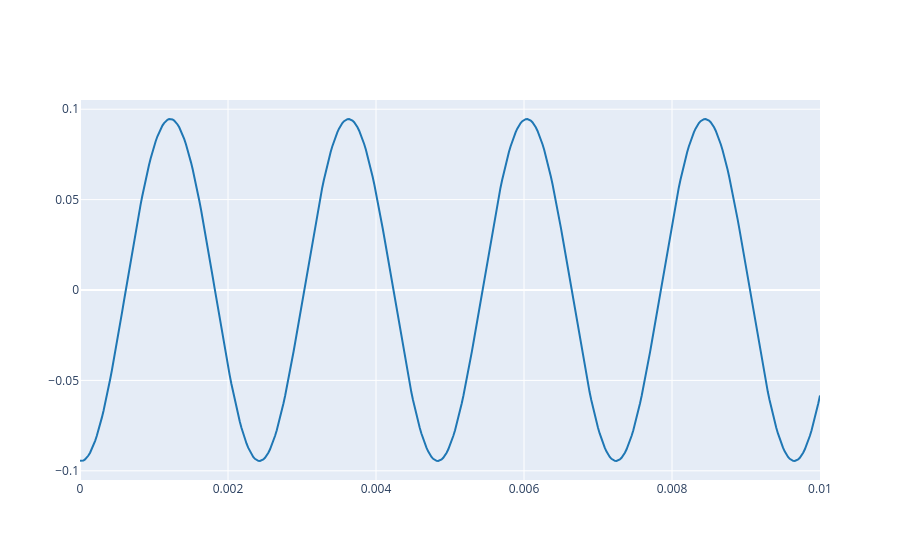

This figure's notebook cell:
### Markdown cell above
2.1. Define a complex exponential with the same parameters that those from Lab 1 (Ex 3.1) and plot the real part.

### Code cell
# Write the code here
filepath = "sis1_group7/audio/136954__stomachache__gsharp1.wav"
ref, fs = load_audio(filepath)
duration = len(ref)/fs 
t = np.linspace(0,duration,len(ref))

A = 0.0946
f0 = 416.037
fs = 44100
phi = ((0.317277 - 0.31608)/0.0024266) * 2 * np.pi
t = np.arange(0, .01, 1.0/fs)
x = A * np.exp(1j*(2*f0*np.pi*t + phi))

plot_signals([np.real(x)], fs, name=['real part'])

### Figure 1 — Plotly figure (JSON) as saved in the notebook; plotly's stock layout.template omitted (floating-point values rounded to 4 significant figures; data arrays with more than 128 entries replaced by an {"elided": "..."} marker saying what was removed)
{"data": [{"line": {"color": "#1f77b4", "shape": "linear"}, "mode": "lines", "name": "real part", "type": "scatter", "x": {"elided": "441 float values"}, "y": {"elided": "441 float values"}}], "layout": {}}
